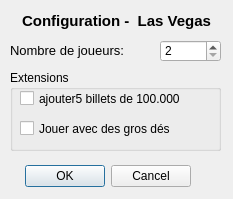
<?xml version="1.0" encoding="UTF-8"?>
<ui version="4.0">
 <class>DialogConfiguration</class>
 <widget class="QDialog" name="DialogConfiguration">
  <property name="geometry">
   <rect>
    <x>0</x>
    <y>0</y>
    <width>233</width>
    <height>199</height>
   </rect>
  </property>
  <property name="windowTitle">
   <string>Dialog</string>
  </property>
  <widget class="QDialogButtonBox" name="buttonBox">
   <property name="geometry">
    <rect>
     <x>-150</x>
     <y>160</y>
     <width>341</width>
     <height>32</height>
    </rect>
   </property>
   <property name="orientation">
    <enum>Qt::Horizontal</enum>
   </property>
   <property name="standardButtons">
    <set>QDialogButtonBox::Cancel|QDialogButtonBox::Ok</set>
   </property>
  </widget>
  <widget class="QSpinBox" name="spb_nbPlayers">
   <property name="geometry">
    <rect>
     <x>160</x>
     <y>40</y>
     <width>61</width>
     <height>22</height>
    </rect>
   </property>
   <property name="minimum">
    <number>2</number>
   </property>
   <property name="maximum">
    <number>8</number>
   </property>
  </widget>
  <widget class="QLabel" name="l_players">
   <property name="geometry">
    <rect>
     <x>10</x>
     <y>30</y>
     <width>121</width>
     <height>41</height>
    </rect>
   </property>
   <property name="font">
    <font>
     <pointsize>10</pointsize>
    </font>
   </property>
   <property name="text">
    <string>Nombre de joueurs:</string>
   </property>
  </widget>
  <widget class="QLabel" name="l_dialog">
   <property name="geometry">
    <rect>
     <x>-14</x>
     <y>10</y>
     <width>261</width>
     <height>21</height>
    </rect>
   </property>
   <property name="font">
    <font>
     <pointsize>11</pointsize>
     <weight>75</weight>
     <bold>true</bold>
    </font>
   </property>
   <property name="layoutDirection">
    <enum>Qt::LeftToRight</enum>
   </property>
   <property name="text">
    <string>Configuration -  Las Vegas</string>
   </property>
   <property name="scaledContents">
    <bool>false</bool>
   </property>
   <property name="alignment">
    <set>Qt::AlignCenter</set>
   </property>
  </widget>
  <widget class="QGroupBox" name="groupBox">
   <property name="geometry">
    <rect>
     <x>10</x>
     <y>70</y>
     <width>211</width>
     <height>81</height>
    </rect>
   </property>
   <property name="title">
    <string>Extensions</string>
   </property>
   <widget class="QCheckBox" name="checkBox">
    <property name="geometry">
     <rect>
      <x>10</x>
      <y>20</y>
      <width>181</width>
      <height>17</height>
     </rect>
    </property>
    <property name="text">
     <string>ajouter5 billets de 100.000</string>
    </property>
   </widget>
   <widget class="QCheckBox" name="checkBox_2">
    <property name="geometry">
     <rect>
      <x>10</x>
      <y>50</y>
      <width>181</width>
      <height>17</height>
     </rect>
    </property>
    <property name="text">
     <string>Jouer avec des gros dés</string>
    </property>
   </widget>
  </widget>
 </widget>
 <resources/>
 <connections>
  <connection>
   <sender>buttonBox</sender>
   <signal>accepted()</signal>
   <receiver>DialogConfiguration</receiver>
   <slot>accept()</slot>
   <hints>
    <hint type="sourcelabel">
     <x>190</x>
     <y>191</y>
    </hint>
    <hint type="destinationlabel">
     <x>157</x>
     <y>198</y>
    </hint>
   </hints>
  </connection>
  <connection>
   <sender>buttonBox</sender>
   <signal>rejected()</signal>
   <receiver>DialogConfiguration</receiver>
   <slot>reject()</slot>
   <hints>
    <hint type="sourcelabel">
     <x>190</x>
     <y>191</y>
    </hint>
    <hint type="destinationlabel">
     <x>232</x>
     <y>198</y>
    </hint>
   </hints>
  </connection>
  <connection>
   <sender>spb_nbPlayers</sender>
   <signal>valueChanged(int)</signal>
   <receiver>DialogConfiguration</receiver>
   <slot>setTaille(int)</slot>
   <hints>
    <hint type="sourcelabel">
     <x>184</x>
     <y>60</y>
    </hint>
    <hint type="destinationlabel">
     <x>150</x>
     <y>129</y>
    </hint>
   </hints>
  </connection>
  <connection>
   <sender>checkBox</sender>
   <signal>clicked(bool)</signal>
   <receiver>DialogConfiguration</receiver>
   <slot>setBills(bool)</slot>
   <hints>
    <hint type="sourcelabel">
     <x>115</x>
     <y>97</y>
    </hint>
    <hint type="destinationlabel">
     <x>229</x>
     <y>165</y>
    </hint>
   </hints>
  </connection>
  <connection>
   <sender>checkBox_2</sender>
   <signal>clicked(bool)</signal>
   <receiver>DialogConfiguration</receiver>
   <slot>setDices(bool)</slot>
   <hints>
    <hint type="sourcelabel">
     <x>71</x>
     <y>130</y>
    </hint>
    <hint type="destinationlabel">
     <x>209</x>
     <y>173</y>
    </hint>
   </hints>
  </connection>
 </connections>
 <slots>
  <slot>setTaille(int)</slot>
  <slot>setBills(bool)</slot>
  <slot>setDices(bool)</slot>
 </slots>
</ui>
